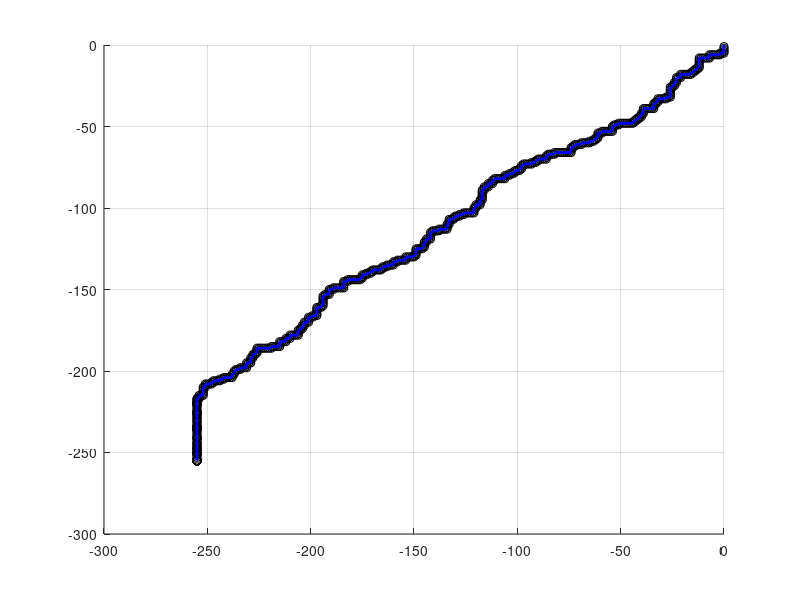

The MATLAB source for this figure:
% Step 4, Making it so that the random walk is unable to exceed 255x255/
% giving the plot clear maxiumum dimensions

% Initialising variables
steps = 1000;
pos = [0,0];
x_vals = pos(1);
y_vals = pos(2); 

% Loop to simulate random walk
hold on 
for step = 1:steps
    dir = randi([3, 4]);
    switch dir
        case 1 % up
            if pos(2) < 255 
            pos(2) = pos(2) + 1;
            end 

        case 2 %right
            if pos(1) < 255
            pos(1) = pos(1) + 1;
            end

        case 3 % down
            if pos(2) > -255 
            pos(2) = pos(2) - 1;
            end

        case 4 % left
            if pos(1) > -255
            pos(1) = pos(1) - 1;
            end
    end

    % Saving positions to vectors for plotting
    x_vals = [x_vals, pos(1)];
    y_vals = [y_vals, pos(2)];

    % Plotting each point
    plot(pos(1), pos(2), 'ko'); 
    pause(0.05);  
    
end
grid on

% Connecting each point
plot(x_vals, y_vals, 'b-', 'LineWidth', 2);
